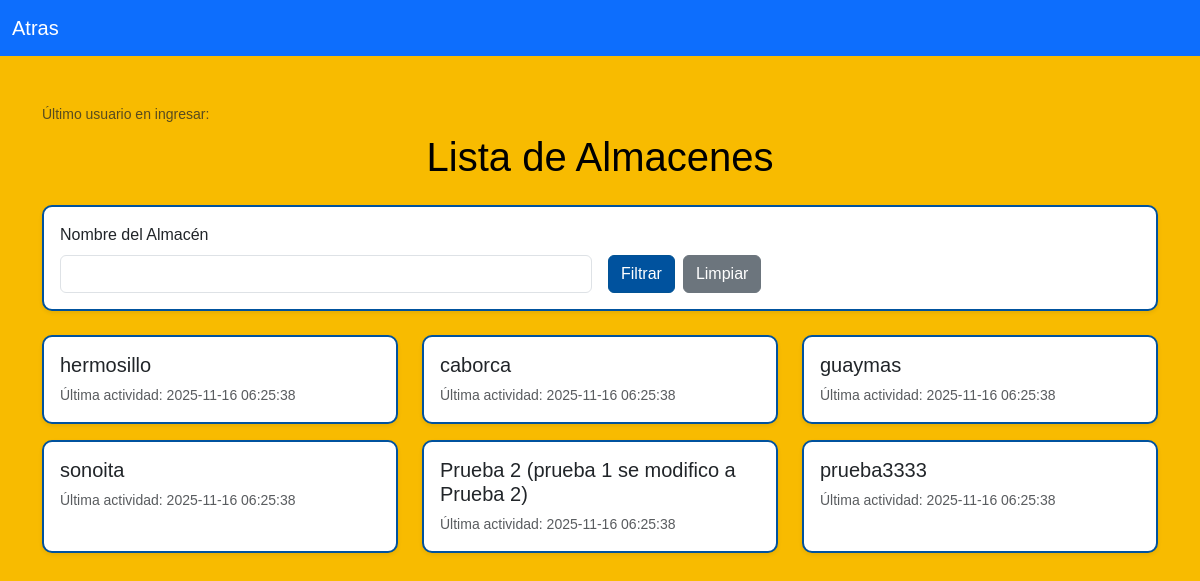
Page /almacenes on the earlier database version.
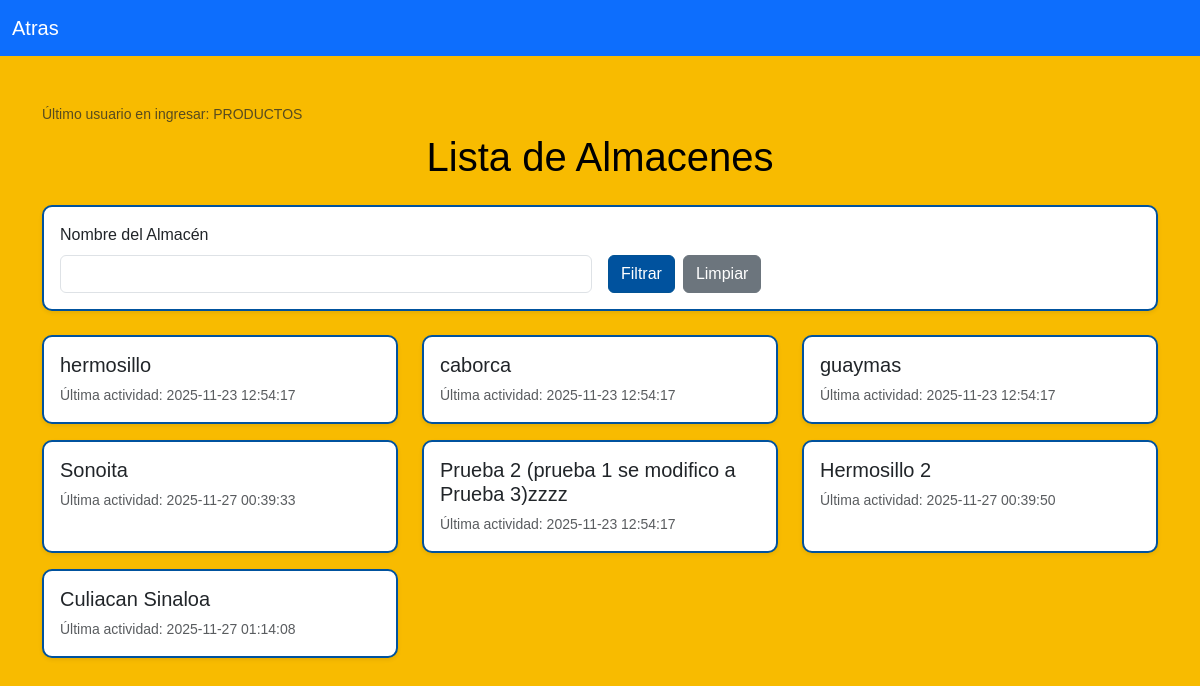
Same page on the later database version.
### tables this page shows
CREATE TABLE almacenes (
    id INTEGER PRIMARY KEY,
    nombre TEXT NOT NULL
, ultimo_usuario TEXT, ultima_modificacion TEXT, fecha_hora_creacion TEXT);

CREATE TABLE usuarios (
        id INTEGER PRIMARY KEY AUTOINCREMENT,
        usuario TEXT NOT NULL,
        pass TEXT NOT NULL,
        cargo TEXT NOT NULL
    , fecha_hora_ultimo_inicio TEXT);

### login.py (the view)
@app.route('/almacenes')
def vista_almacenes():
    mensaje = ""
    filtro_nombre = request.args.get('nombre', '').strip()
    try:
        conexion = sqlite3.connect('ConexionBD/InventarioBD_2.db')
        cursor = conexion.cursor()
        consulta = "SELECT * FROM almacenes WHERE 1=1"
        parametros = []
        if filtro_nombre:
            consulta += " AND nombre LIKE ?"
            parametros.append(f"%{filtro_nombre}%")
        cursor.execute(consulta, parametros)
        almacenes = cursor.fetchall()
        try:
            cursor.execute(
                "SELECT usuario FROM usuarios ORDER BY fecha_hora_ultimo_inicio DESC LIMIT 1")
            resultado_usuario = cursor.fetchone()
            if resultado_usuario:
                ultimo_usuario = resultado_usuario[0]
            else:
                ultimo_usuario = ""
        except sqlite3.Error:
            ultimo_usuario = ""
        ultima_modificacion = ""
        conexion.close()
        mensaje = "Conexión a la BD - Almacenes exitosa"
    except sqlite3.Error as e:
        almacenes = []
        ultimo_usuario = ""
        ultima_modificacion = ""
        mensaje = f"Error al conectar a la BD - Almacenes: {e}"
    return render_template('almacenes.html',
                           almacenes=almacenes,
                           mensaje=mensaje,
                           ultimo_usuario=ultimo_usuario,
                           ultima_modificacion=ultima_modificacion,
                           cargo=session.get('cargo'))

### templates/almacenes.html (shortened to what this page needs)
<!DOCTYPE html>
<html lang="es">
<head>
    <link href="https://cdn.jsdelivr.net/npm/bootstrap@5.3.3/dist/css/bootstrap.min.css" rel="stylesheet">
    <link rel="stylesheet" href="{{ url_for('static', filename='css/invmx.css') }}">
</head>
<body>
    <nav class="navbar navbar-expand-lg navbar-dark bg-primary">
        <div class="container-fluid">
            <a class="navbar-brand" href="{{ url_for('home') }}">Atras</a>
        </div>
    </nav>
    <div class="container py-5">
        <div class="mb-2 text-start text-muted small">
            Último usuario en ingresar: {{ ultimo_usuario }} <br>
        </div>
        <h1 class="mb-4 text-center">Lista de Almacenes</h1>
        <form method="GET" action="{{ url_for('vista_almacenes') }}" class="mb-4 card p-3 shadow-sm">
            <div class="row g-3 align-items-end">
                <div class="col-md-6">
                    <label for="filtro_nombre" class="form-label">Nombre del Almacén</label>
                    <input type="text" id="filtro_nombre" name="nombre" class="form-control"
                        value="{{ request.args.get('nombre', '') }}">
                </div>
                <div class="col-md-6 d-flex gap-2 mt-4">
                    <button type="submit" class="btn btn-primary">Filtrar</button>
                    <a href="{{ url_for('vista_almacenes') }}" class="btn btn-secondary">Limpiar</a>
                </div>
            </div>
        </form>
        <div class="row">
            {% for almacen in almacenes %}
            <div class="col-md-4 mb-3">
                <div class="card h-100 shadow-sm">
                    <div class="card-body">
                        <h5 class="card-title">{{ almacen[1] }}</h5>
                        <p class="card-text text-muted small">
                            Última actividad: {{ almacen[3] if almacen[3] else 'Sin actividad' }}
                        </p>
                    </div>
                </div>
            </div>
            {% endfor %}
        </div>
    </div>
</body>
</html>

### static/css/invmx.css (style rules this page uses)
:root { --azul-unison: #00529e; --azul-oscuro-unison: #015294; --dorado-unison: #f8bb00; --dorado-oscuro-unison: #d99e30; --texto-claro: #ffffff; --fondo-claro: #f8bb00; }
body { background-color: var(--fondo-claro) !important; color: #000 !important; font-family: Arial, sans-serif; }
.navbar { background-color: var(--azul-unison); color: var(--texto-claro); }
.navbar a { color: var(--texto-claro); text-decoration: none; }
.btn-primary { background-color: var(--azul-unison); border-color: var(--azul-oscuro-unison); color: var(--texto-claro); }
.card { border: 2px solid var(--azul-unison); border-radius: 10px; }
input, select, textarea { border: 1px solid var(--azul-unison); border-radius: 5px; }

Differences in the rows shown:
removed almacenes: nombre "prueba3333", ultima_modificacion "2025-11-16 06:25:38"
added usuarios: usuario "PRODUCTOS"
changed almacenes "hermosillo": ultima_modificacion "2025-11-16 06:25:38" → "2025-11-23 12:54:17"
changed almacenes "caborca": ultima_modificacion "2025-11-16 06:25:38" → "2025-11-23 12:54:17"
changed almacenes "guaymas": ultima_modificacion "2025-11-16 06:25:38" → "2025-11-23 12:54:17"
changed almacenes: nombre "sonoita" → "Sonoita"; ultima_modificacion "2025-11-16 06:25:38" → "2025-11-27 00:39:33"
changed almacenes: nombre "Prueba 2 (prueba 1 se modifico a Prueba 2)" → "Prueba 2 (prueba 1 se modifico a Prueba 3)zzzz"; ultima_modificacion "2025-11-16 06:25:38" → "2025-11-23 12:54:17"
added almacenes: nombre "Hermosillo 2", ultima_modificacion "2025-11-27 00:39:50"
added almacenes: nombre "Culiacan Sinaloa", ultima_modificacion "2025-11-27 01:14:08"
